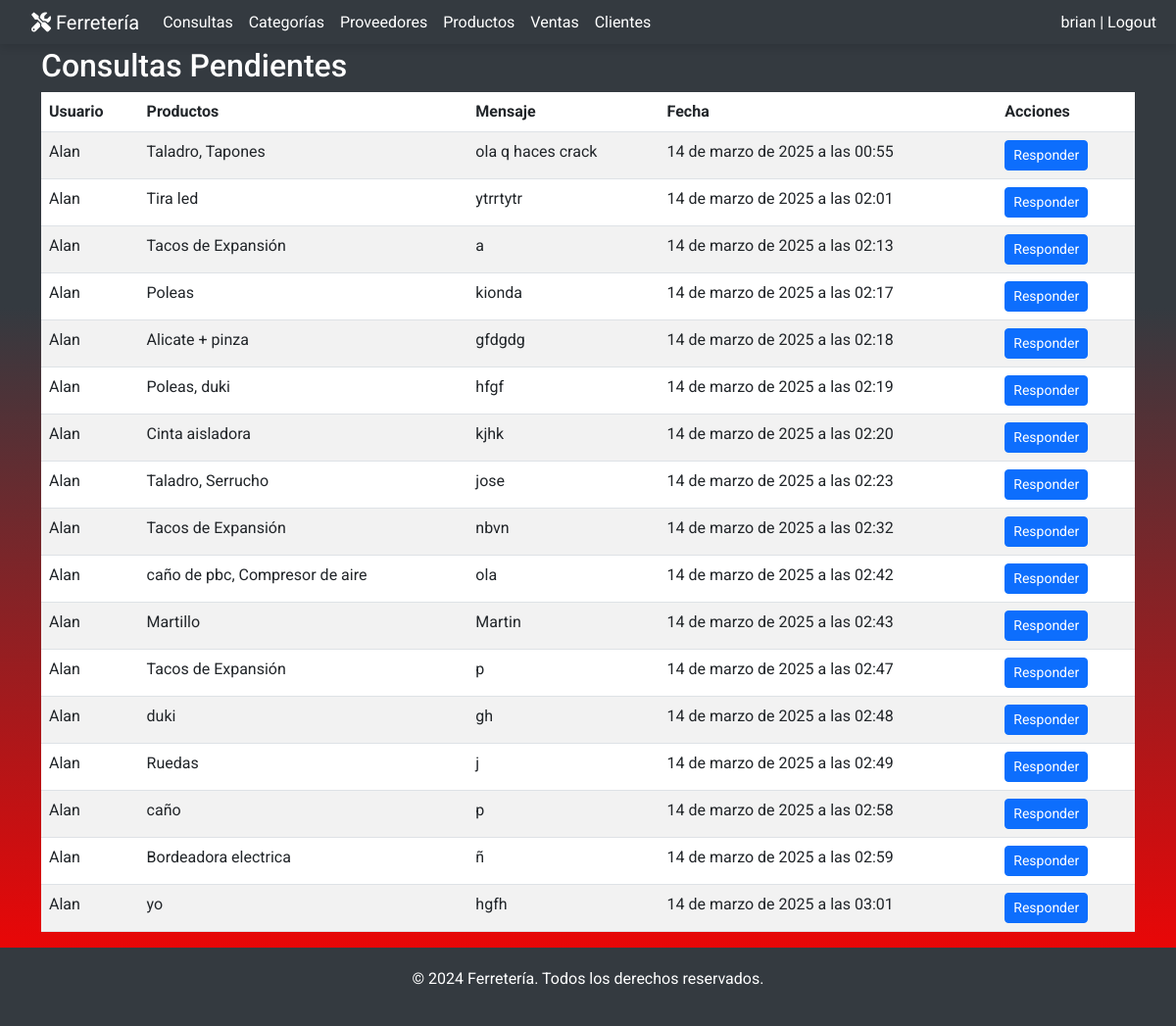
Page /consultas/ (signed in) on the earlier database version.
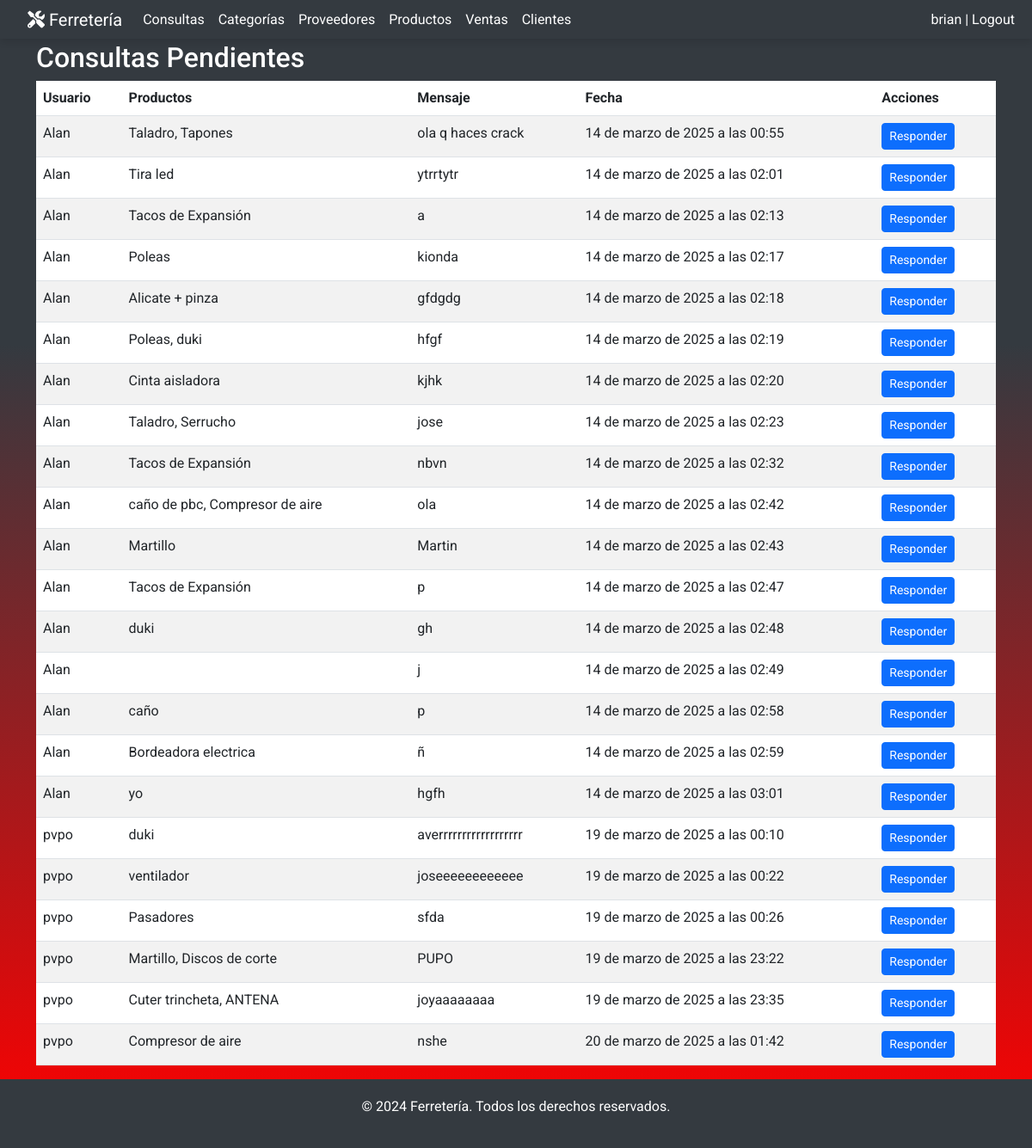
Same page on the later database version.
### miAplicacion/models.py (models this page shows, shortened)
class Consulta(models.Model):
    usuario = models.ForeignKey(Cliente, on_delete=models.CASCADE, related_name='consultas')
    productos = models.ManyToManyField(Producto, related_name='consultas')
    mensaje = models.TextField()
    fecha_consulta = models.DateTimeField(auto_now_add=True)
    respuesta = models.TextField(blank=True, null=True)
    fecha_respuesta = models.DateTimeField(blank=True, null=True)

class Cliente(models.Model):
    user = models.OneToOneField(User, on_delete=models.CASCADE, null=True, blank=True, default=None , related_name='cliente')
    nombre = models.CharField(max_length=50)
    apellido = models.CharField(max_length=100)
    documento = models.CharField(max_length=50)
    direccion = models.CharField(max_length=200, default='', blank=True)
    telefono = models.CharField(max_length=15)
    email = models.EmailField(default='', blank=True)

class Producto(models.Model):
    nombre = models.CharField(max_length=100)
    descripcion = models.TextField()
    precio = models.DecimalField(max_digits=10, decimal_places=2, default=0.000)
    cantidad_stock = models.PositiveIntegerField()
    categoria = models.ForeignKey('Categoria', on_delete=models.SET_NULL, null=True)
    fecha_creacion = models.DateField(auto_now_add=True)
    fecha_actualizacion = models.DateTimeField(auto_now=True)
    proveedor = models.ForeignKey('Proveedor', on_delete=models.SET_NULL, null=True, blank=True)
    imagen = models.ImageField(upload_to='productos/', default='productos/default.png', blank=True, null=True)
    codigo_barras = models.CharField(max_length=50, null=True, blank=True)
    imagen_codigo_barras = models.ImageField(upload_to='codigos_barras/', blank=True, null=True)

### miAplicacion/views.py (the view)
# urls.py: path('consultas/', lista_consultas, name='lista_consultas'),
@login_required
def lista_consultas(request):
    if request.user.is_staff:  # Verificar si el usuario es administrador
        consultas = Consulta.objects.filter(respuesta__isnull=True)  # Mostrar solo consultas sin respuesta
        return render(request, 'consultas/lista_consultas.html', {'consultas': consultas})
    else:
        return redirect('index')  # Redirigir a usuarios no administradores

### miAplicacion/templates/consultas/lista_consultas.html
{% extends 'base.html' %}
{% block content %}
<div class="container mt-5">
    <h2>Consultas Pendientes</h2>
    <table class="table table-striped">
        <thead>
            <tr>
                <th>Usuario</th>
                <th>Productos</th>
                <th>Mensaje</th>
                <th>Fecha</th>
                <th>Acciones</th>
            </tr>
        </thead>
        <tbody>
            {% for consulta in consultas %}
            <tr>
                <td>{{ consulta.usuario.user.username }}</td>
                <td>
                    {% for producto in consulta.productos.all %}
                        {{ producto.nombre }}{% if not forloop.last %}, {% endif %}
                    {% endfor %}
                </td>
                <td>{{ consulta.mensaje }}</td>
                <td>{{ consulta.fecha_consulta }}</td>
                <td>
                    <a href="{% url 'responder_consulta' consulta.id %}" class="btn btn-primary btn-sm">Responder</a>
                </td>
            </tr>
            {% empty %}
            <tr>
                <td colspan="5">No hay consultas pendientes.</td>
            </tr>
            {% endfor %}
        </tbody>
    </table>
</div>
{% endblock %}

Differences in the rows shown:
removed Producto: nombre "Ruedas", shown under Consulta "14 de marzo de 2025 a las 02:49"
added Consulta: usuario.user.username "pvpo", mensaje "averrrrrrrrrrrrrrrrrr", fecha_consulta "19 de marzo de 2025 a las 00:10", Producto (nombre "duki")
added Consulta: usuario.user.username "pvpo", mensaje "joseeeeeeeeeeee", fecha_consulta "19 de marzo de 2025 a las 00:22"
now on this page (row unchanged): Producto: nombre "ventilador", shown under "pvpo"
added Consulta: usuario.user.username "pvpo", mensaje "sfda", fecha_consulta "19 de marzo de 2025 a las 00:26"
now on this page (row edited): Producto: nombre "Pasadores", shown under "pvpo"
added Consulta: usuario.user.username "pvpo", mensaje "PUPO", fecha_consulta "19 de marzo de 2025 a las 23:22", Producto (nombre "Martillo")
now on this page (row unchanged): Producto: nombre "Discos de corte", shown under "pvpo"
added Consulta: usuario.user.username "pvpo", mensaje "joyaaaaaaaa", fecha_consulta "19 de marzo de 2025 a las 23:35"
now on this page (row unchanged): Producto: nombre "Cuter trincheta", shown under "pvpo"
now on this page (row unchanged): Producto: nombre "ANTENA", shown under "pvpo"
added Consulta: usuario.user.username "pvpo", mensaje "nshe", fecha_consulta "20 de marzo de 2025 a las 01:42", Producto (nombre "Compresor de aire")
